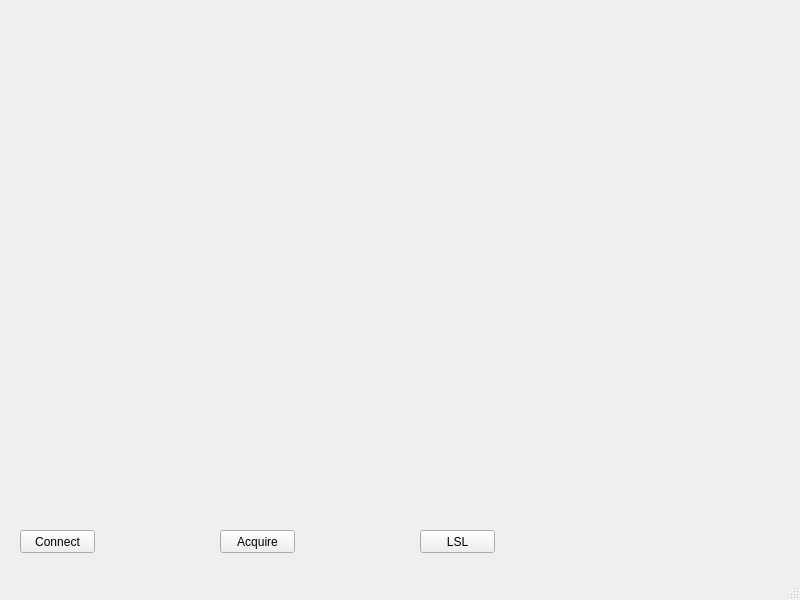
<?xml version="1.0" encoding="UTF-8"?>
<ui version="4.0">
 <class>MainWindow</class>
 <widget class="QMainWindow" name="MainWindow">
  <property name="geometry">
   <rect>
    <x>0</x>
    <y>0</y>
    <width>800</width>
    <height>600</height>
   </rect>
  </property>
  <property name="windowTitle">
   <string>MainWindow</string>
  </property>
  <widget class="QWidget" name="centralwidget">
   <widget class="QPushButton" name="acquiringButton">
    <property name="geometry">
     <rect>
      <x>220</x>
      <y>530</y>
      <width>75</width>
      <height>23</height>
     </rect>
    </property>
    <property name="text">
     <string>Acquire</string>
    </property>
   </widget>
   <widget class="QLabel" name="programStatuslabel">
    <property name="geometry">
     <rect>
      <x>220</x>
      <y>500</y>
      <width>181</width>
      <height>20</height>
     </rect>
    </property>
    <property name="text">
     <string/>
    </property>
   </widget>
   <widget class="QWidget" name="verticalLayoutWidget">
    <property name="geometry">
     <rect>
      <x>-1</x>
      <y>-1</y>
      <width>801</width>
      <height>491</height>
     </rect>
    </property>
    <layout class="QVBoxLayout" name="verticalLayout"/>
   </widget>
   <widget class="QPushButton" name="lslButton">
    <property name="geometry">
     <rect>
      <x>420</x>
      <y>530</y>
      <width>75</width>
      <height>23</height>
     </rect>
    </property>
    <property name="text">
     <string>LSL</string>
    </property>
   </widget>
   <widget class="QPushButton" name="connectButton">
    <property name="geometry">
     <rect>
      <x>20</x>
      <y>530</y>
      <width>75</width>
      <height>23</height>
     </rect>
    </property>
    <property name="text">
     <string>Connect</string>
    </property>
   </widget>
   <widget class="QLabel" name="lslStatusLabel">
    <property name="geometry">
     <rect>
      <x>420</x>
      <y>500</y>
      <width>181</width>
      <height>20</height>
     </rect>
    </property>
    <property name="text">
     <string/>
    </property>
   </widget>
  </widget>
  <widget class="QMenuBar" name="menubar">
   <property name="geometry">
    <rect>
     <x>0</x>
     <y>0</y>
     <width>800</width>
     <height>21</height>
    </rect>
   </property>
  </widget>
  <widget class="QStatusBar" name="statusbar"/>
 </widget>
 <resources/>
 <connections/>
</ui>
